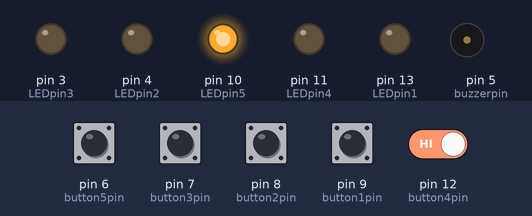
Bench run of a sketch on a simulated Arduino Uno, built with avr-gcc and run on an emulated ATmega328P. Shown: output pins drawn as LEDs (lit = HIGH), buzzer (waves = sounding). Dashed ring = blinking. Inputs (shaded band) come from the test bench; at power-on: pin 6 (button5pin), pin 7 (button3pin), pin 8 (button2pin), pin 9 (button1pin), pin 12 (button4pin) HIGH.

Above: at 1.2 s.
1.3 s: pin 7 (button3pin) pulled LOW for 0.15 s
At 2.5 s:
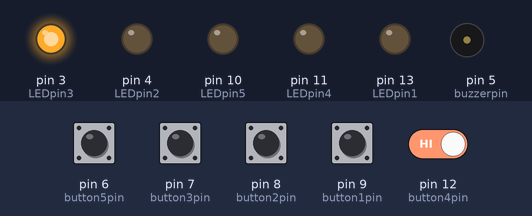
3.4 s: pin 6 (button5pin) pulled LOW for 0.15 s
At 4.6 s:
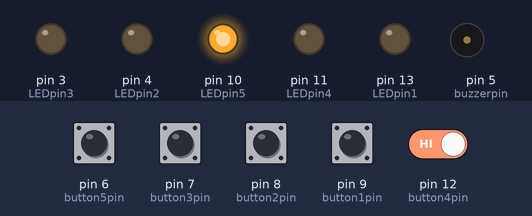
5.0 s: pin 8 (button2pin) pulled LOW for 0.15 s
At 6.5 s:
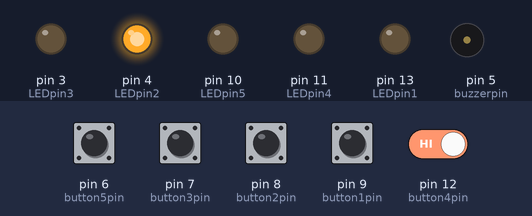
7.1 s: pin 6 (button5pin) pulled LOW for 1 s
At 7.6 s:
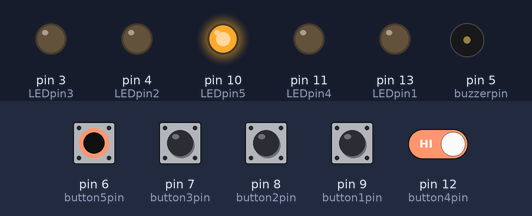
9.6 s: pin 9 (button1pin) pulled LOW for 0.15 s
At 11.2 s:
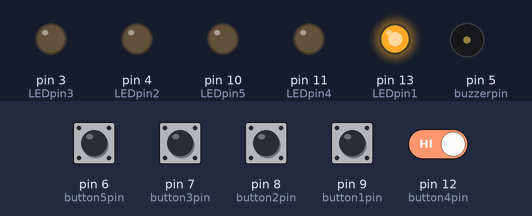
11.7 s: pin 6 (button5pin) driven LOW and pin 12 (button4pin) driven LOW
At 12.3 s:
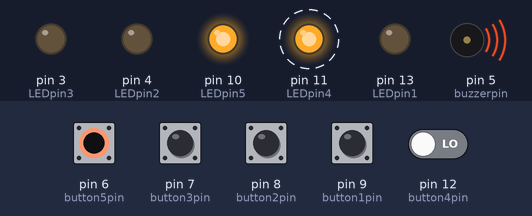
Timing chart, 0 to 15.7 s (numbered marks = the images above; inputs shaded):
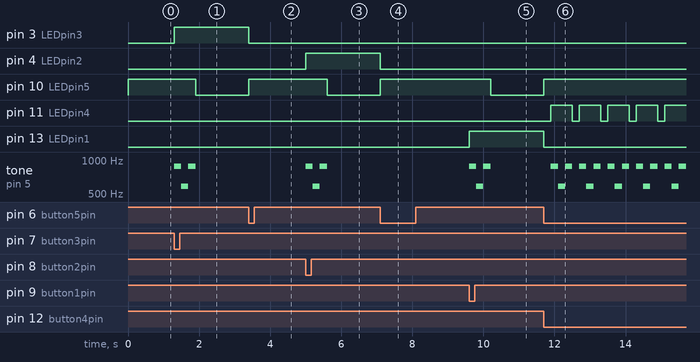

The sketch:

QuizBuzzer2.ino
```cpp
/**********************************
* name:Quiz Buzzer Building a Quiz Buzzer System
* function: first press button 4 to start. If you press button 1 first, you will see the corresponding LED light up and the buzzer will beep. Then press button 4 again to reset before you press other buttons.
* online inspiration:  https://learn.sunfounder.com/lesson-7-building-a-quiz-buzzer-system/
*
**********************************/

int LEDpin1 = 13;
int LEDpin2 = 4;
int LEDpin3 = 3;
int LEDpin4 = 11;
int LEDpin5 = 10;

int button1pin = 9;
int button2pin = 8;
int button3pin = 7;
int button5pin = 6;
int button4pin = 12;

int buzzerpin = 5;

int button5state;

byte leds = 0;

void setup()
{
  pinMode(LEDpin1, OUTPUT);
  pinMode(LEDpin2, OUTPUT);
  pinMode(LEDpin3, OUTPUT);
  pinMode(LEDpin4, OUTPUT);
  pinMode(LEDpin5, OUTPUT);
  pinMode(button1pin, INPUT_PULLUP);
  pinMode(button2pin, INPUT_PULLUP);
  pinMode(button3pin, INPUT_PULLUP);
  pinMode(button4pin, INPUT_PULLUP);
  pinMode(button5pin, INPUT_PULLUP);
  pinMode(buzzerpin, OUTPUT);
}

void loop()
{
  digitalWrite(LEDpin1, LOW);
  digitalWrite(LEDpin2, LOW);
  digitalWrite(LEDpin3, LOW);
  digitalWrite(LEDpin4, LOW);
  digitalWrite(LEDpin5, HIGH);
  button5state = digitalRead(button5pin);
  if(button5state == 0)
  {
    if(button5state == 0)
    {
      leds = 1;
      digitalWrite(LEDpin5, HIGH);
      delay(200);
    }
  }
  if (digitalRead(button1pin) == LOW)
  {
    if(digitalRead(LEDpin5) == HIGH)  //THIS MAKES IT SO BUTTON5 HAS TO BE HELD DOWN.
    {
      digitalWrite(LEDpin1, HIGH);
      Alarm();
      digitalWrite(LEDpin2, LOW);
      digitalWrite(LEDpin3, LOW);
      digitalWrite(LEDpin4, LOW);
      digitalWrite(LEDpin5, LOW);
      while(digitalRead(button5pin));
    }
  }
  if (digitalRead(button2pin) == LOW)
  {
    if(digitalRead(LEDpin5) == HIGH)
    {
      digitalWrite(LEDpin2, HIGH);
      Alarm();
      digitalWrite(LEDpin1, LOW);
      digitalWrite(LEDpin3, LOW);
      digitalWrite(LEDpin4, LOW);
      digitalWrite(LEDpin5, LOW);
      while(digitalRead(button5pin));
    }
  }
  if (digitalRead(button3pin) == LOW)
  {
    if(digitalRead(LEDpin5) == HIGH)
    {
      digitalWrite(LEDpin3, HIGH);
      Alarm();
      digitalWrite(LEDpin2, LOW);
      digitalWrite(LEDpin1, LOW);
      digitalWrite(LEDpin4, LOW);
      digitalWrite(LEDpin5, LOW);
      while(digitalRead(button5pin));
    }
  }
  if (digitalRead(button4pin) == LOW)
  {
    if(digitalRead(LEDpin5) == HIGH)
    {
      digitalWrite(LEDpin4, HIGH);
      Alarm();
      digitalWrite(LEDpin2, LOW);
      digitalWrite(LEDpin3, LOW);
      digitalWrite(LEDpin1, LOW);
      digitalWrite(LEDpin5, LOW);
      while(digitalRead(button5pin));
    }
  }
  if (digitalRead(button5pin) == LOW)
  {
    digitalWrite(LEDpin1, LOW);
    digitalWrite(LEDpin2, LOW);
    digitalWrite(LEDpin3, LOW);
    digitalWrite(LEDpin4, LOW);
    leds == 1;
  }
}

void Alarm()
{

    tone(buzzerpin,880); //the buzzer sound
    delay(200);
    tone(buzzerpin,587);
    delay(200);
    tone(buzzerpin,880); //without sound
    delay(200); //when delay time changed,the frequency changed
    noTone(buzzerpin);
}
```

Measured:
- after the input at 1.3 s, pin 3 (LEDpin3): LOW → HIGH at once; pin 10 (LEDpin5): HIGH → LOW after 0.60 s; tone on pin 5 (buzzerpin): silent → 880 Hz at once, → 587 Hz 0.20 s later, → 880 Hz 0.20 s later, → silent 0.20 s later
- after the input at 3.4 s, pin 3 (LEDpin3): HIGH → LOW at once; pin 10 (LEDpin5): LOW → HIGH at once
- after the input at 5.0 s, pin 4 (LEDpin2): LOW → HIGH at once; pin 10 (LEDpin5): HIGH → LOW after 0.60 s; tone on pin 5 (buzzerpin): silent → 880 Hz at once, → 587 Hz 0.20 s later, → 880 Hz 0.20 s later, → silent 0.20 s later
- after the input at 7.1 s, pin 4 (LEDpin2): HIGH → LOW at once; pin 10 (LEDpin5): LOW → HIGH at once
- after the input at 9.6 s, pin 10 (LEDpin5): HIGH → LOW after 0.60 s; pin 13 (LEDpin1): LOW → HIGH at once; tone on pin 5 (buzzerpin): silent → 880 Hz at once, → 587 Hz 0.20 s later, → 880 Hz 0.20 s later, → silent 0.20 s later
- after the input at 11.7 s, pin 10 (LEDpin5): LOW → HIGH at once; pin 11 (LEDpin4): alternates HIGH for 0.60 s and LOW for 0.20 s, starting after 0.20 s; pin 13 (LEDpin1): HIGH → LOW at once; tone on pin 5 (buzzerpin): silent → 880 Hz after 0.20 s, then repeats every 0.80 s: 587 Hz 0.20 s, 880 Hz 0.20 s, silent 0.20 s, 880 Hz 0.20 s
